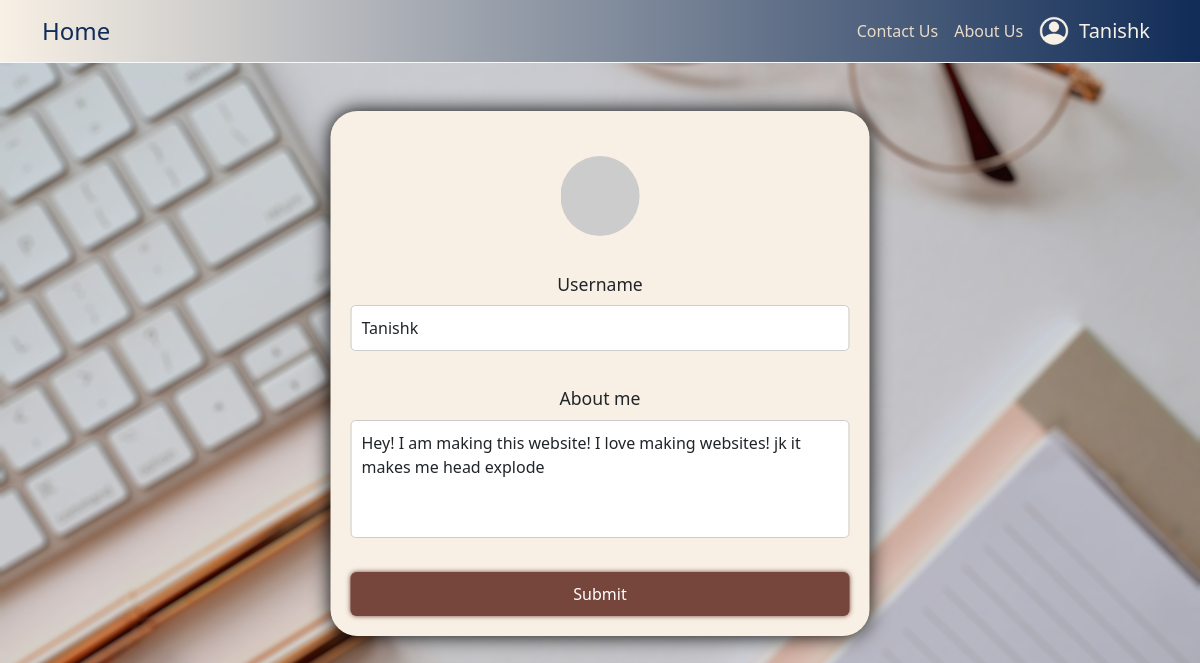
Screenshot of /edit_profile (signed in) with the database file from the repository.
### app/models.py (models this page shows, shortened)
class User(UserMixin, db.Model):
    id: so.Mapped[int] = so.mapped_column(
        primary_key=True
    )
    username: so.Mapped[str] = so.mapped_column(
        sa.String(64),
        index=True,
        unique=True
    )
    email: so.Mapped[str] = so.mapped_column(
        sa.String(120),
        index=True,
        unique=True
    )
    password_hash: so.Mapped[Optional[str]] = so.mapped_column(
        sa.String(256)
    )
    about_me: so.Mapped[Optional[str]] = so.mapped_column(
        sa.String(140)
    )
    last_seen: so.Mapped[Optional[datetime]] = so.mapped_column(
        default=lambda: datetime.now(timezone.utc)
    )
    posts: so.WriteOnlyMapped['Post'] = so.relationship(
        back_populates='author'
    )
    def avatar(self, size):
        digest = md5(self.email.lower().encode('utf-8')).hexdigest()
        return f"https://www.gravatar.com/avatar/{digest}?d=identicon&s={size}"

### app/routes.py (the view)
@app.route( '/edit_profile', methods=['GET', 'POST'])
@login_required
def edit_profile():
    form = EditProfileForm()
    if form.validate_on_submit():
        current_user.username = form.username.data
        current_user.about_me = form.about_me.data
        db.session.commit()
        flash("Your changes have been saved.")
        return redirect(url_for('edit_profile'))
    elif request.method == 'GET':
        form.username.data = current_user.username
        form.about_me.data = current_user.about_me
    return render_template('edit_profile.html', title='Edit Profile', form=form, user=current_user)

### app/forms.py
class EditProfileForm(FlaskForm):
    username = StringField('Username', validators=[DataRequired()])
    about_me = TextAreaField('About me', validators=[Length(min=0,
                                                            max = 140)])
    submit = SubmitField('Submit')

### app/models.py (called while the page is built)
@login.user_loader
def load_user(id):
    user = db.session.get(User, int(id))
    return user

### app/routes.py (called while the page is built)
@app.before_request
def before_request():
    util.replace_white_pixels(colour)
    if current_user.is_authenticated:
        current_user.last_seen = datetime.now(timezone.utc)
        db.session.commit()

### app/util.py (called while the page is built)
def replace_white_pixels(new_color_hex):
    input_path = "app/static/assets/user_icon_base.png"
    output_path = "app/static/assets/user_icon.png"
    img = Image.open(input_path)
    new_color_rgb = tuple(int(new_color_hex[i:i+2], 16) for i in (0, 2, 4))
    img_data = img.getdata()
    new_img_data = [
        new_color_rgb + (pixel[3],) if pixel[0] == 255 and pixel[1] == 255 and pixel[2] == 255 else pixel
        for pixel in img_data
    ]
    new_img = Image.new('RGBA' if img.mode == 'RGBA' else 'RGB', img.size)
    new_img.putdata(new_img_data)
    new_img.save(output_path)

### app/templates/edit_profile.html (shortened to what this page needs)
{% extends "base.html" %}
{% block content %}
<link rel="stylesheet" href="{{url_for('static', filename='edit_profile.css')}}">
<div class="my_container">
    <img src="{{ user.avatar(128) }}" alt="User Photo" class="photo">
    <form action="" method="post">
        <div class="form-group" >
            {{ form.username.label(class="form-label") }}<br>
            {{ form.username(size=32, class="form-control") }}<br>
        </div>
        <div class="form-group">
            {{ form.about_me.label(class="form-label") }}<br>
            {{ form.about_me(cols=50, rows=4, class="form-control") }}<br>
        </div>
        {{ form.submit(class="btn btn-primary button") }}
    </form>
</div>
{% endblock %}

### app/templates/base.html (shortened to what this page needs)
<!doctype html>
<html>
    <head>
        <link rel="stylesheet" href="https://cdn.jsdelivr.net/npm/bootstrap@5.3.2/dist/css/bootstrap.min.css">
        <link rel="stylesheet" href="{{ url_for('static', filename='base.css') }}">
    </head>
    <body>
        <nav class="navbar navbar-expand-lg navbar-dark gradient-custom border-bottom border-light">
            <div class="container">
                <a class="navbar-brand" href="{{ url_for('index') }}">Home</a>
                <div class="collapse navbar-collapse" id="navbarNav">
                    <ul class="navbar-nav ms-auto">
                        <li class="nav-item">
                            <a class="nav-link" href="{{ url_for('contact_us') }}">Contact Us</a>
                        </li>
                        <li class="nav-item">
                            <a class="nav-link" href="{{ url_for('about_us') }}">About Us</a>
                        </li>
                        <li class="nav-item dropdown">
                            <a class="nav-link dropdown-toggle" href="#" id="navbarDropdown" role="button" data-bs-toggle="dropdown" aria-expanded="false">
                                {% if not current_user.is_anonymous %}
                                <div class="User_Area">
                                    <img src="{{ url_for('static', filename='assets/user_icon.png') }}" class="User_Icon"></img>
                                    <p class="User_Name">{{ current_user.username }}</p>
                                </div>
                                {% endif %}
                            </a>
                        </li>
                    </ul>
                </div>
            </div>
        </nav>
        {% block content %}{% endblock %}
    </body>
</html>

### app/static/base.css (style rules this page uses)
:root { --bisque: #F8F0E5; --dark: #EADBC8; --blue: #102C57; --brown: #76453B; --icon: url("assets/user_icon.png"); --navbar-height: 75px; }
.User_Icon { width: 30px; height: 30px; margin-right: 10px; }
.User_Name { color: var(--bisque); font-size: 20px; margin-bottom: 0%; }
.User_Area { display: flex; align-items: center; }
.nav-link.dropdown-toggle::after { display: none; }
.navbar-brand { font-size: 1.5em; color: var(--blue); }
.nav-item { align-self: center; }
.nav-link { align-self: center; color: var(--dark); }
.navbar-dark { background-color: var(--blue); }
.gradient-custom { background: var(--blue); background: linear-gradient(to right, var(--bisque), var(--blue)); }

### app/static/edit_profile.css (style rules this page uses)
body { background-image: url("assets/index_background.jpg"); background-size: cover; background-position: top; background-repeat: repeat-y; margin: 0; padding: 0; }
.my_container { position: relative; left: 50%; transform: translate(-50%, -0%); text-align: center; background-color: var(--bisque); padding: 20px; display: inline-block; border-radius: 5%; max-width: 80%; overflow: hidden; margin-top: 4%; box-shadow: 0px 0px 20px 0px black; }
.photo { border-radius: 50%; max-width: 100%; height: auto; padding: 5%; }
.button { display: block; width: 100%; padding: 10px 0; background-color: var(--brown); color: white; text-decoration: none; border: none; transition: background-color 0.3s ease; box-shadow: 0px 0px 5px 0px var(--brown); }
.form-group { margin-top: 2%; margin-bottom: 2%; }
.form-control { width: 100%; padding: 10px; font-size: 16px; border-radius: 5px; border: 1px solid #ccc; resize: none; }
.form-label { font-size: 1.1em; text-align: left; }

### rows the page displays
User: username "Tanishk", about_me "Hey! I am making this website! I love making websites! jk it makes me head explode"
